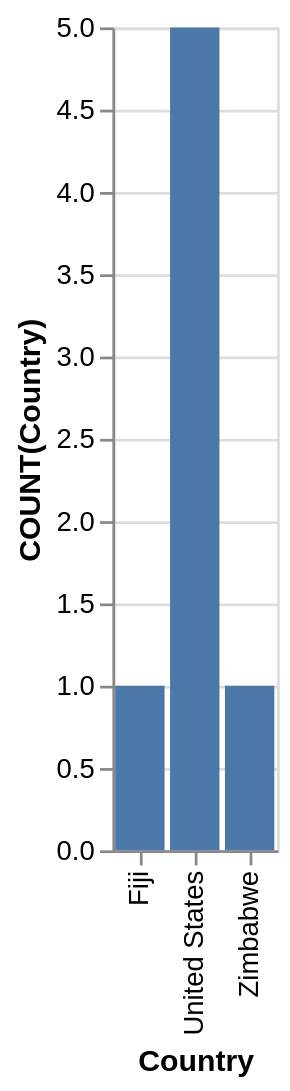

Describe this chart as a Vega-Lite specification.
### Vega-Lite specification from a JSON file in a GitHub repository (floating-point values rounded to 4 significant figures)
{"data": {"values": [{"x_data": "Fiji", "y_data": 1}, {"x_data": "United States", "y_data": 5}, {"x_data": "Zimbabwe", "y_data": 1}]}, "mark": "bar", "encoding": {"x": {"field": "x_data", "type": "nominal", "title": "Country", "sort": "ascending"}, "y": {"field": "y_data", "type": "quantitative", "title": "COUNT(Country)"}}}
